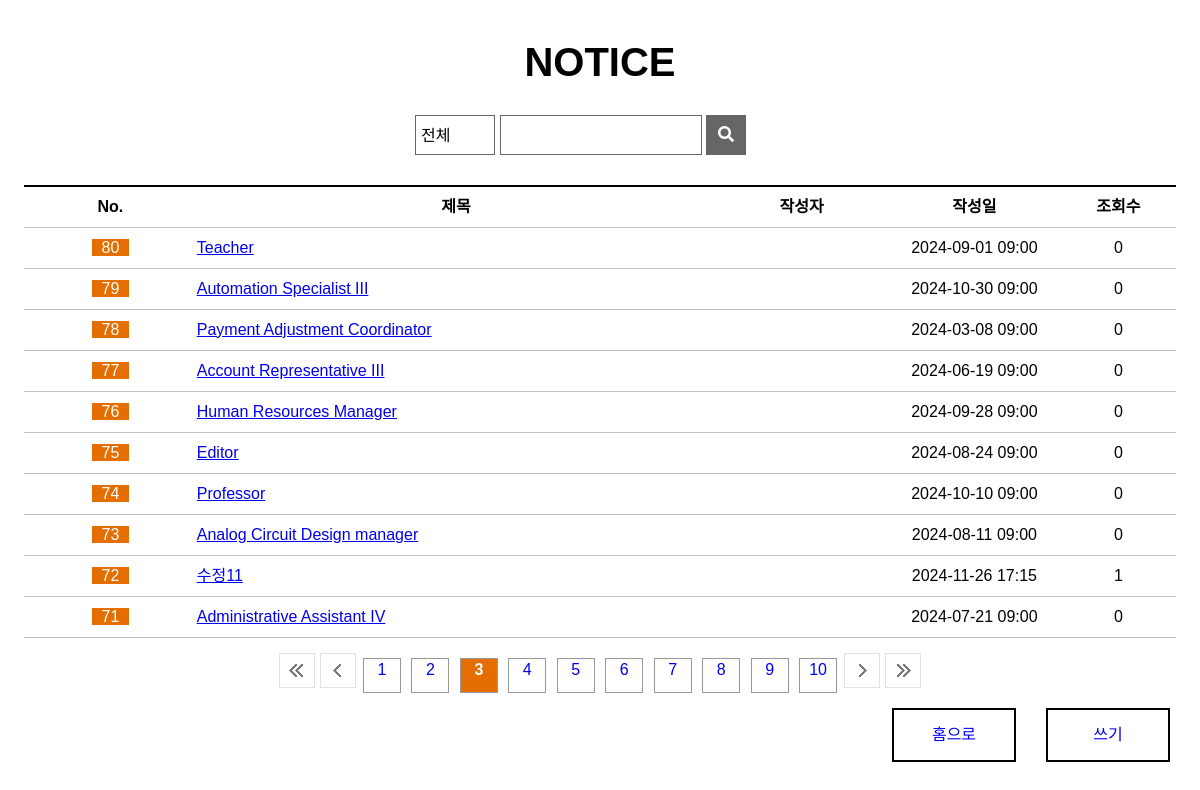
The page /board/blist/?npage=3 on the database its author committed.
### board/models.py (models this page shows, shortened)
class Board(models.Model):
  bno = models.AutoField(primary_key=True)
  member = models.ForeignKey(Member,on_delete=models.DO_NOTHING, null=True)
  btitle = models.CharField(max_length=1000)
  bcontent = models.TextField()
  bgroup = models.IntegerField(null=True)
  bstep = models.IntegerField(default=0)
  bindent = models.IntegerField(default=0)
  bhit = models.IntegerField(default=0)
  bdate = models.DateTimeField(auto_now=True)
  bfile = models.ImageField(null=True,upload_to='board')

### board/views.py (the view)
# urls.py: path('blist/', views.blist, name='blist'),
def blist(request):   # 게시판페이지 호출
  npage = int(request.GET.get('npage',1))  # 넘어온 현재페이지
  qs = Board.objects.all().order_by('-bgroup','bstep')
  paginator = Paginator(qs,10)  # 중간에 삭제해도 알아서 계산해줌 / 1페이지 10개
  blist = paginator.get_page(npage)
  context = {'blist':blist,'npage':npage}
  return render(request,'blist.html',context)

### board/templates/blist.html (shortened to what this page needs)
{% load static %}
<!DOCTYPE html>
<html>
<head>
  <link rel="stylesheet" href="https://cdnjs.cloudflare.com/ajax/libs/font-awesome/5.12.1/css/all.min.css">
  <link rel="stylesheet" href="{% static '/css/style.css' %}">
  <link rel="stylesheet" href="{% static '/css/notice_list.css' %}">
</head>
<body>
<section>
    <h1>NOTICE</h1>
    <div class="wrapper">
      <form action="/search" name="search" method="post">
        <select name="category" id="category">
          <option value="0">전체</option>
        </select>
        <div class="title">
          <input type="text" size="16">
        </div>
        <button type="submit"><i class="fas fa-search"></i></button>
      </form>
    </div>
    <table>
      <colgroup>
        <col width="15%">
        <col width="45%">
        <col width="15%">
        <col width="15%">
        <col width="10%">
      </colgroup>
      <tr>
        <th>No.</th>
        <th>제목</th>
        <th>작성자</th>
        <th>작성일</th>
        <th>조회수</th>
      </tr>
      {% if blist %}
        {% for board in blist %}
          <tr>
            <td><span class="table-notice">{{board.bno}}</span></td>
            <td class="table-title">
            <a href="/board/bview/{{board.bno}}/?npage={{npage}}">
                {{board.btitle}}
            </a>
            </td>
            <td>{{board.nicName}}</td>
            <td>{{board.bdate|date:'Y-m-d H:i'}}</td>
            <td>{{board.bhit}}</td>
          </tr>
        {% endfor %}
      {% else %}
      <tr>
        <td colspan='5'>데이터가 없습니다.</td>
      </tr>
      {% endif %}
    </table>
    <ul class="page-num">
      {% if blist.has_previous %}
      <a href="/board/blist/?npage=1"><li class="first"></li></a>
      <a href="/board/blist/?npage={{blist.previous_page_number}}"><li class="prev"></li></a>
      {% else %}
      <li class="first"></li>
      <li class="prev"></li>
      {% endif %}
      {% for page in blist.paginator.page_range %}
      {% if page != npage %}
        <a href="/board/blist/?npage={{page}}"><li class="num"><div>{{page}}</div></li></a>
      {% else %}
        <li class="num on"><div>{{page}}</div></li>
      {% endif %}
      {% endfor %}
      {% if blist.has_next %}
      <a href="/board/blist/?npage={{blist.next_page_number}}"><li class="next"></li></a>
      <a href="/board/blist/?npage={{blist.paginator.num_pages}}"><li class="last"></li></a>
      {% else %}
      <li class="next"></li>
      <li class="last"></li>
      {% endif %}
    </ul>
    <a href="/board/bwrite/"><div class="write">쓰기</div></a>
    <a href="/"><div class="write">홈으로</div></a>
  </section>
</body>
</html>

### static/css/style.css (style rules this page uses)
*, body { margin: 0; padding: 0; font-family: 'Noto Sans KR', sans-serif; font-size: 16px; }
li { display: inline-block; padding-right: 5px; font-size: 13px; }
.wrapper { width: 1200px; margin: auto; }

### static/css/notice_list.css (style rules this page uses)
section { text-align: center; }
h1 { margin-top: 40px; margin-bottom: 50px; font-size: 40px; }
.wrapper { position: relative; }
select { position: absolute; top: 50%; left: 50%; width: 80px; height: 40px; margin-left: -185px; margin-top: -20px; padding: 5px; border: 1px solid #666666; font-family: inherit; background: url(https://www.midashotel.co.kr/Midas_common/images/homepage/board/search-box-select.png) no-repeat 95% 50%; -webkit-appearance: none; -moz-appearance: none; appearance: none; }
form > div { position: absolute; top: 50%; left: 50%; width: 200px; height: 38px; margin-left: -100px; margin-top: -20px; display: inline-block; border: 1px solid #666666; }
input { position: relative; top: 4px; left: 2px; border: none; font-size: 16px; }
button { position: absolute; top: 50%; left: 50%; width: 40px; height: 40px; margin-left: 106px; margin-top: -20px; background: #666666; color: white; border: none; }
table { width: 96%; margin-top: 100px; margin-left: auto; margin-right: auto; line-height: 40px; }
.table-notice { background-color: #e56e00; color: white; padding-left: 10px; padding-right: 10px; }
.table-title { text-align: left; }
table { border-collapse: collapse; }
th { border: 1px solid silver; border-top: 2px solid black; }
td { border: 1px solid silver; }
th, td { border-left: hidden; border-right: hidden; }
.page-num { margin-top: 15px; }
.page-num li { width: 36px; height: 35px; padding: 0; }
.first { background: url(/static/images/paging_first.png) no-repeat; }
.prev { background: url(/static/images/paging_prev.png) no-repeat; }
.num { position: relative; top: -15px; height: 33px !important; margin-left: 3px; margin-right: 3px; border: 1px #989898 solid; }
.on { background-color: #e56e00; color: white; font-weight: 700; }
.num > div { position: relative; top: 2px; }
.next { background: url(/static/images/paging_next.png) no-repeat; }
.last { background: url(/static/images/paging_last.png) no-repeat; }
.write { float: right; width: 120px; height: 50px; line-height: 50px; margin: 0 30px 50px 0; border: 2px black solid; }

### rows shown on the page
Board: bno "80", btitle "Teacher", bdate "2024-09-01 09:00", bhit "0"
Board: bno "79", btitle "Automation Specialist III", bdate "2024-10-30 09:00", bhit "0"
Board: bno "78", btitle "Payment Adjustment Coordinator", bdate "2024-03-08 09:00", bhit "0"
Board: bno "77", btitle "Account Representative III", bdate "2024-06-19 09:00", bhit "0"
Board: bno "76", btitle "Human Resources Manager", bdate "2024-09-28 09:00", bhit "0"
Board: bno "75", btitle "Editor", bdate "2024-08-24 09:00", bhit "0"
Board: bno "74", btitle "Professor", bdate "2024-10-10 09:00", bhit "0"
Board: bno "73", btitle "Analog Circuit Design manager", bdate "2024-08-11 09:00", bhit "0"
Board: bno "72", btitle "수정11", bdate "2024-11-26 17:15", bhit "1"
Board: bno "71", btitle "Administrative Assistant IV", bdate "2024-07-21 09:00", bhit "0"

### other values the page prints
{{ page }} "1" "2" "4" "5" "6" "7" "8" "9" "10"
{{ page }} "3"
